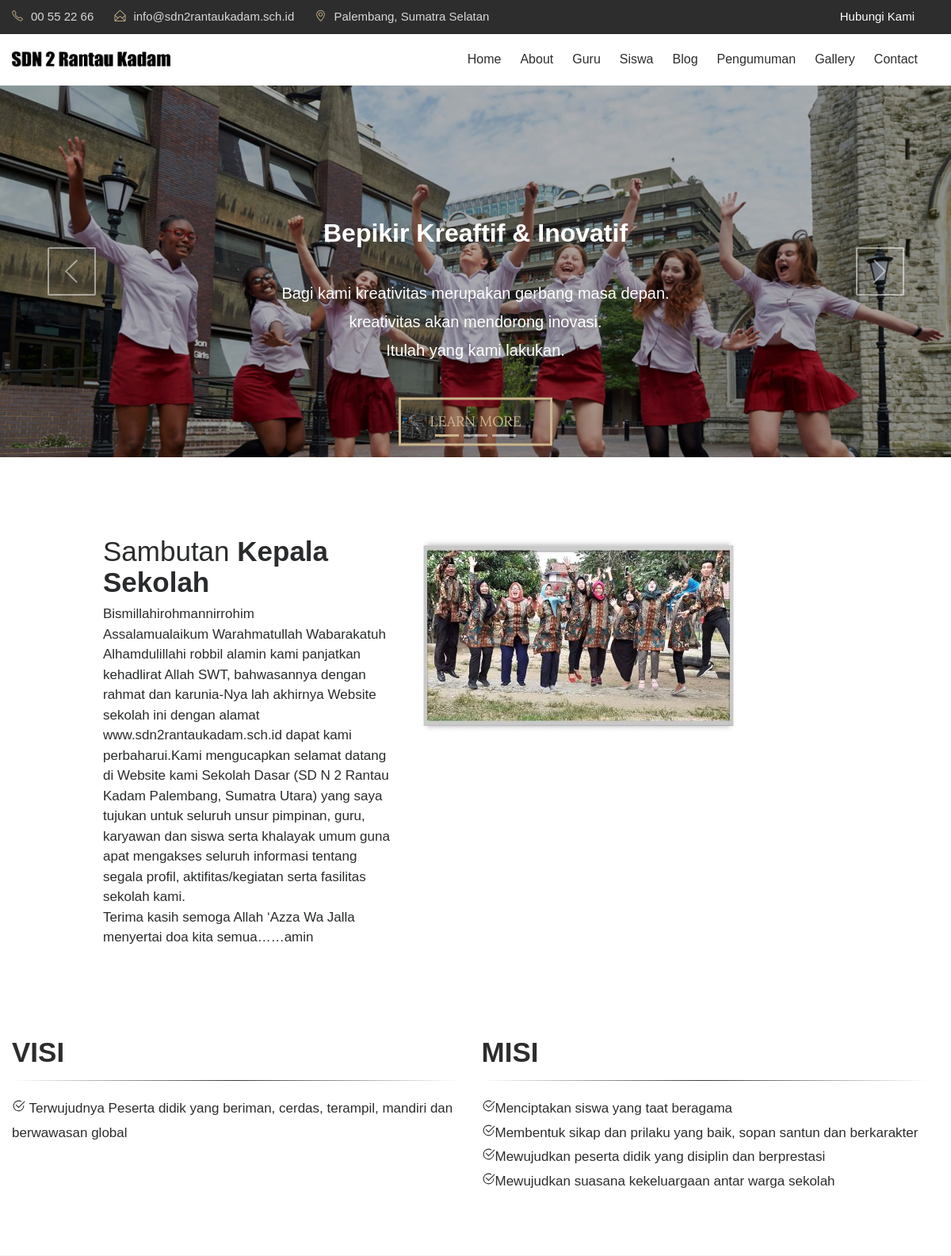
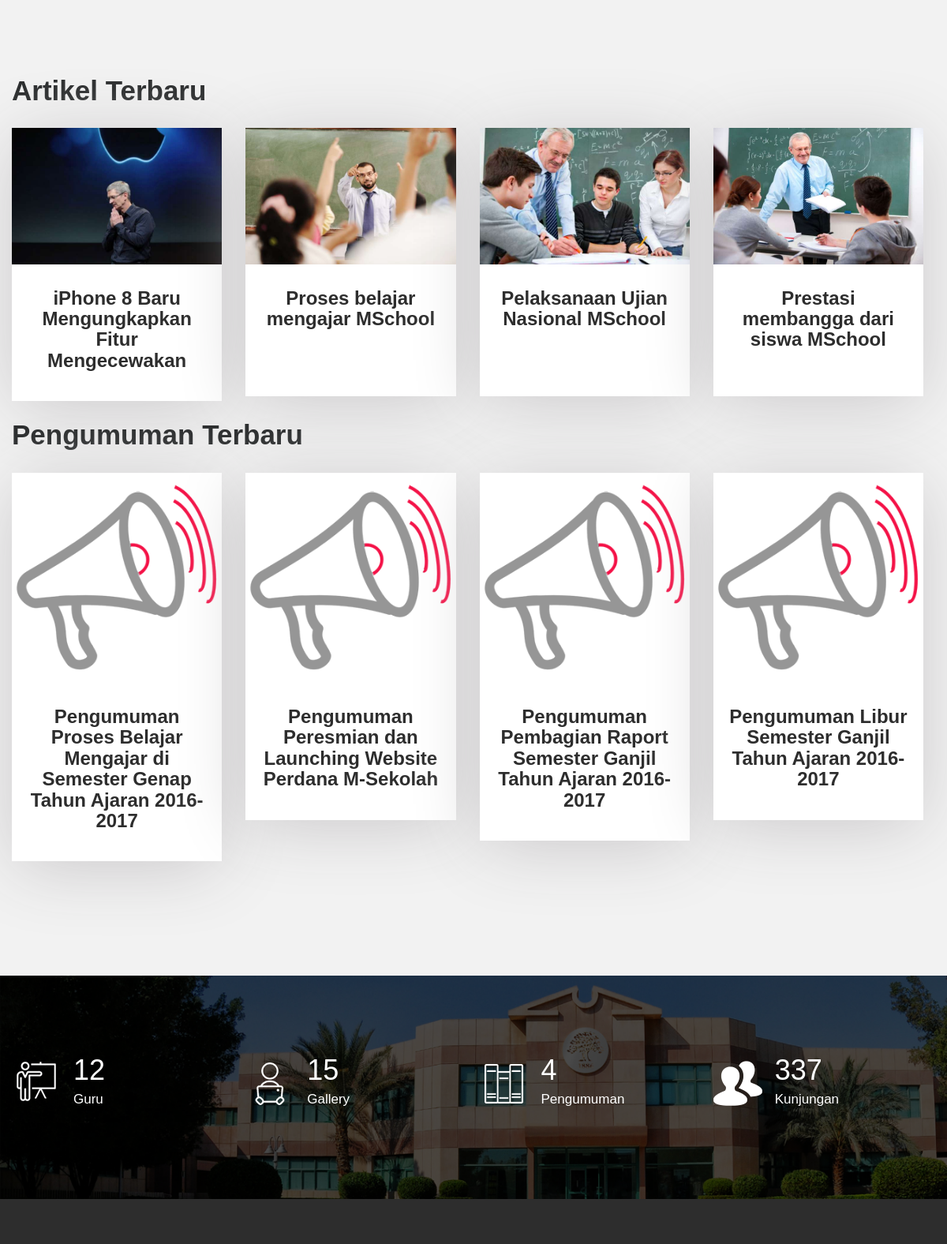
The page / (upper part) on the database its author committed (2 pictures, top to bottom).
### tables this page shows
CREATE TABLE `tbl_tulisan` (
  `tulisan_id` int(11) NOT NULL,
  `tulisan_judul` varchar(100) DEFAULT NULL,
  `tulisan_isi` text,
  `tulisan_tanggal` timestamp NULL DEFAULT CURRENT_TIMESTAMP,
  `tulisan_kategori_id` int(11) DEFAULT NULL,
  `tulisan_kategori_nama` varchar(30) DEFAULT NULL,
  `tulisan_views` int(11) DEFAULT '0',
  `tulisan_gambar` varchar(40) DEFAULT NULL,
  `tulisan_pengguna_id` int(11) DEFAULT NULL,
  `tulisan_author` varchar(40) DEFAULT NULL,
  `tulisan_img_slider` int(2) NOT NULL DEFAULT '0',
  `tulisan_slug` varchar(200) DEFAULT NULL
);

CREATE TABLE `tbl_pengumuman` (
  `pengumuman_id` int(11) NOT NULL,
  `pengumuman_judul` varchar(150) DEFAULT NULL,
  `pengumuman_deskripsi` text,
  `pengumuman_tanggal` timestamp NULL DEFAULT CURRENT_TIMESTAMP,
  `pengumuman_author` varchar(60) DEFAULT NULL
);

### application/controllers/Home.php (called while the page is built, shortened)
<?php
class Home extends CI_Controller
{
	function __construct()
	{
		$this->load->model('m_tulisan');
		$this->load->model('m_galeri');
		$this->load->model('m_pengumuman');
		$this->load->model('m_agenda');
		$this->load->model('m_files');
		$this->load->model('m_pengunjung');
	}
	function index()
	{
		$x['berita'] = $this->m_tulisan->get_berita_home();
		$x['pengumuman'] = $this->m_pengumuman->get_pengumuman_home();
		$x['agenda'] = $this->m_agenda->get_agenda_home();
		$x['tot_guru'] = $this->db->get('tbl_guru')->num_rows();
		$x['tot_gallery'] = $this->db->get('tbl_galeri')->num_rows();
		$x['tot_pengumuman'] = $this->db->get('tbl_pengumuman')->num_rows();
		$x['tot_agenda'] = $this->db->get('tbl_agenda')->num_rows();
		$this->load->view('depan/navbar');
		$this->load->view('depan/head');
		$this->load->view('depan/v_home', $x);
		$this->load->view('depan/footer');
	}
}

### index.php (called while the page is built, shortened)
<?php
require_once BASEPATH.'core/CodeIgniter.php';

### application/models/M_tulisan.php (called while the page is built, shortened)
<?php
class M_tulisan extends CI_Model{
	function get_berita_home(){
		$hsl=$this->db->query("SELECT tbl_tulisan.*,DATE_FORMAT(tulisan_tanggal,'%d/%m/%Y') AS tanggal FROM tbl_tulisan ORDER BY tulisan_id DESC limit 4");
		return $hsl;
	}
}

### application/models/M_pengumuman.php (called while the page is built, shortened)
<?php
class M_pengumuman extends CI_Model
{
	function get_pengumuman_home()
	{
		$hsl = $this->db->query("SELECT pengumuman_id,pengumuman_judul,pengumuman_deskripsi,DATE_FORMAT(pengumuman_tanggal,'%d/%m/%Y') AS tanggal,pengumuman_author FROM tbl_pengumuman ORDER BY pengumuman_id DESC limit 4");
		return $hsl;
	}
}

### application/views/depan/v_home.php (the view, shortened to what this page needs)
<section>
    <div class="slider_img layout_two">
        <div id="carousel" class="carousel slide" data-ride="carousel">
            <ol class="carousel-indicators">
                <li data-target="#carousel" data-slide-to="0" class="active"></li>
                <li data-target="#carousel" data-slide-to="1"></li>
                <li data-target="#carousel" data-slide-to="2"></li>
            </ol>
            <div class="carousel-inner" role="listbox">
                <div class="carousel-item active">
                    <img class="d-block" src="theme/images/slider.jpg" alt="First slide">
                    <div class="carousel-caption d-md-block">
                        <div class="slider_title">
                            <h1>Bepikir Kreaftif &amp; Inovatif</h1>
                            <h4>Bagi kami kreativitas merupakan gerbang masa depan.<br> kreativitas akan mendorong inovasi. <br> Itulah yang kami lakukan.</h4>
                            <div class="slider-btn">
                                <a href="<?php echo site_url('artikel'); ?>" class="btn btn-default">Learn more</a>
                            </div>
                        </div>
                    </div>
                </div>
            </div>
            <a class="carousel-control-prev" href="#carousel" role="button" data-slide="prev">
                <i class="icon-arrow-left fa-slider" aria-hidden="true"></i>
            </a>
            <a class="carousel-control-next" href="#carousel" role="button" data-slide="next">
                <i class="icon-arrow-right fa-slider" aria-hidden="true"></i>
            </a>
        </div>
    </div>
</section>
<section id="about" class="section">
    <div class="container" style="margin-top:100px;">
        <div class="row">
            <div class="span4 offset1">
                <div>
                    <h2>Sambutan <strong>Kepala Sekolah</strong></h2>
                    <p>
                        Bismillahirohmannirrohim <br>
                        Assalamualaikum Warahmatullah Wabarakatuh
                        Alhamdulillahi robbil alamin kami panjatkan kehadlirat Allah SWT, bahwasannya dengan
                        rahmat dan karunia-Nya lah akhirnya Website sekolah ini dengan alamat
                        www.sdn2rantaukadam.sch.id dapat kami perbaharui.Kami mengucapkan selamat datang
                        di Website kami Sekolah Dasar (SD N 2 Rantau Kadam Palembang, Sumatra Utara) yang saya
                        tujukan untuk seluruh unsur pimpinan, guru, karyawan dan siswa serta khalayak umum guna
                        apat mengakses seluruh informasi tentang segala profil, aktifitas/kegiatan serta
                        fasilitas sekolah kami.<br>
                        Terima kasih semoga Allah ‘Azza Wa Jalla menyertai doa kita semua……amin
                    </p>
                </div>
            </div>
            <div class="span6">
                <div class="aligncenter">
                    <img src="<?php echo base_url() . 'theme/images/sekolah/profil1.jpg' ?>" alt="" />
                </div>
            </div>
        </div>
    </div>
</section>
<section class="clearfix about about-style2">
    <div class="container">
        <div class="row">
            <div class="col-md-6">
                <h2>VISI</h2>
                <hr style="border:0; height:1px; background-image:linear-gradient(to right, rgba(0, 0, 0, 0), rgba(0, 0, 0, 0.75), rgba(0, 0, 0, 0))">
                <p>
                    Terwujudnya Peserta didik yang beriman, cerdas, terampil, mandiri dan berwawasan global
                </p>
            </div>
            <div class="col-md-6">
                <h2>MISI</h2>
                <hr style="border:0; height:1px; background-image:linear-gradient(to right, rgba(0, 0, 0, 0), rgba(0, 0, 0, 0.75), rgba(0, 0, 0, 0))">
                <p>
                    Menciptakan siswa yang taat beragama
                    <br>
                    Membentuk sikap dan prilaku yang baik, sopan santun dan berkarakter
                    <br>
                    Mewujudkan peserta didik yang disiplin dan berprestasi
                    <br>
                    Mewujudkan suasana kekeluargaan antar warga sekolah
                </p>
            </div>
            <div class="col-md-4">
            </div>
        </div>
    </div>
</section>
<section class="our_courses">
    <div class="container">
        <div class="row">
            <div class="col-md-12">
                <h2>Artikel Terbaru</h2>
            </div>
        </div>
        <div class="row">
            <?php foreach ($berita->result() as $row) : ?>
                <div class="col-xs-12 col-sm-6 col-md-6 col-lg-3">
                    <div class="courses_box mb-4">
                        <div class="course-img-wrap">
                            <img src="<?php echo base_url() . 'assets/images/' . $row->tulisan_gambar; ?>" class="img-fluid" alt="courses-img">
                        </div>
                        <a href="<?php echo site_url('artikel/' . $row->tulisan_slug); ?>" class="course-box-content">
                            <h3 style="text-align:center;"><?php echo $row->tulisan_judul; ?></h3>
                        </a>
                    </div>
                </div>
            <?php endforeach; ?>
        </div>
        <div class="row">
            <div class="col-md-12">
                <h2>Pengumuman Terbaru</h2>
            </div>
            <?php foreach ($pengumuman->result() as $row) : ?>
                <div class="col-xs-12 col-sm-6 col-md-6 col-lg-3">
                    <div class="courses_box mb-4">
                        <div class="course-img-wrap">
                            <img src="<?php echo base_url() . 'theme/images/announcement-icon.png' ?>" class="img-fluid" alt="event-img">
                        </div>
                        <a href="<?php echo site_url('pengumuman'); ?>" class="course-box-content">
                            <h3 style="text-align:center;"><?php echo $row->pengumuman_judul; ?></h3>
                        </a>
                    </div>
                </div>
            <?php endforeach; ?>
        </div> <br>
    </div>
</section>
<div class="detailed_chart">
    <div class="container">
        <div class="row">
            <div class="col-xs-12 col-sm-6 col-md-3 chart_bottom">
                <div class="chart-img">
                    <img src="<?php echo base_url() . 'theme/images/chart-icon_1.png' ?>" class="img-fluid" alt="chart_icon">
                </div>
                <div class="chart-text">
                    <p><span class="counter"><?php echo $tot_guru; ?></span> Guru
                    </p>
                </div>
            </div>
            <div class="col-xs-12 col-sm-6 col-md-3 chart_bottom chart_top">
                <div class="chart-img">
                    <img src="<?php echo base_url() . 'theme/images/chart-icon_2.png' ?>" class="img-fluid" alt="chart_icon">
                </div>
                <div class="chart-text">
                    <p><span class="counter"><?php echo $tot_gallery; ?></span> Gallery
                    </p>
                </div>
            </div>
            <div class="col-xs-12 col-sm-6 col-md-3 chart_top">
                <div class="chart-img">
                    <img src="<?php echo base_url() . 'theme/images/chart-icon_3.png' ?>" class="img-fluid" alt="chart_icon">
                </div>
                <div class="chart-text">
                    <p><span class="counter"><?php echo $tot_pengumuman; ?></span> Pengumuman
                    </p>
                </div>
            </div>
            <?php
            $filecounter = ("counter.txt");
            $kunjungan = file($filecounter);
            $kunjungan[0]++;
            ?>
            <div class="col-xs-12 col-sm-6 col-md-3">
                <div class="chart-img">
                    <img src="<?php echo base_url() . 'theme/images/people.png' ?>" class="img-fluid" alt="chart_icon">
                </div>
                <div class="chart-text">
                    <p><span class="counter"><?php echo $kunjungan[0]; ?></span> Kunjungan</p>
                </div>
            </div>
        </div>
    </div>
</div>

### rows shown on the page
tbl_tulisan: tulisan_gambar (picture), tulisan_judul "iPhone 8 Baru Mengungkapkan Fitur Mengecewakan"
tbl_tulisan: tulisan_gambar (picture), tulisan_judul "Proses belajar mengajar MSchool"
tbl_tulisan: tulisan_gambar (picture), tulisan_judul "Pelaksanaan Ujian Nasional MSchool"
tbl_tulisan: tulisan_gambar (picture), tulisan_judul "Prestasi membangga dari siswa MSchool"
tbl_pengumuman: pengumuman_judul "Pengumuman Proses Belajar Mengajar di Semester Genap Tahun Ajaran 2016-2017"
tbl_pengumuman: pengumuman_judul "Pengumuman Peresmian dan Launching Website Perdana M-Sekolah"
tbl_pengumuman: pengumuman_judul "Pengumuman Pembagian Raport Semester Ganjil Tahun Ajaran 2016-2017"
tbl_pengumuman: pengumuman_judul "Pengumuman Libur Semester Ganjil Tahun Ajaran 2016-2017"

### other values the page prints
$tot_guru "12"
$tot_gallery "15"
$tot_pengumuman "4"
$kunjungan[0] "337"
